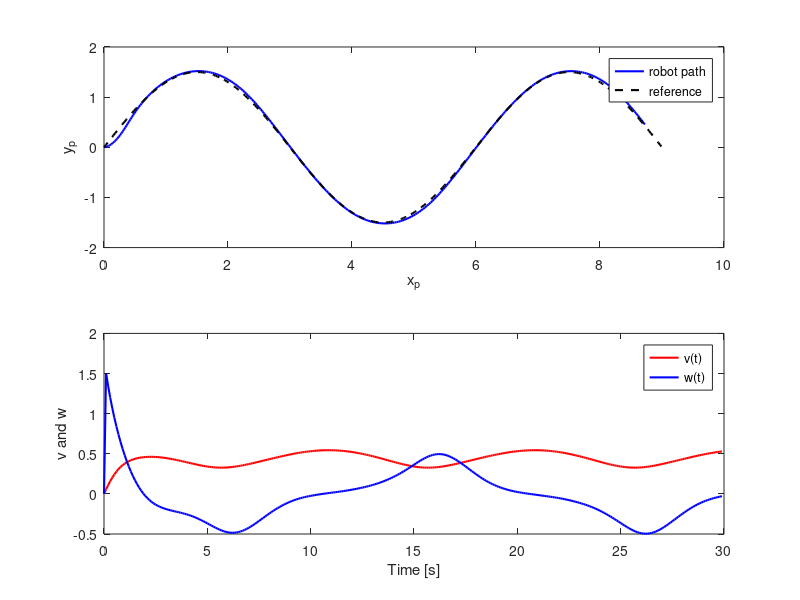

MATLAB code for this plot:
function unicyle_control()
    dt          = 0.1;  
    total_time  = 30;   
    steps       = round(total_time / dt);

    Kv   = 1.0;
    Kom  = 1.5;

    v_ref = 0.3;       
    c  = 2*pi / 6;  

    state = [0; 0; 0];  
    x_init = state(1);  

    time_data = 0:dt:total_time;  

    state_history   = zeros(3, steps+1);
    state_history(:,1) = state;
    control_history = zeros(2, steps);  
    
    for k = 1:steps
       
        t = (k-1) * dt;

        x_des = x_init + v_ref * t;
        y_des = 1.5 * sin(c * x_des);

        x    = state(1);
        y    = state(2);
        psi  = wrap_to_pi(state(3));

        dx = x_des - x;
        dy = y_des - y;
        dist = sqrt(dx^2 + dy^2);

        theta_d = atan2(dy, dx);
        theta_d = wrap_to_pi(theta_d);

        v = Kv * dist;

        heading_err = wrap_to_pi(psi - theta_d);
        w = -Kom * heading_err;

        state = unicycle_dynamics(state, [v; w], dt);

        state_history(:,k+1)   = state;
        control_history(:,k)   = [v; w];
    end

    figure;

    subplot(2,1,1); hold on; box on;

    plot(state_history(1,:), state_history(2,:), 'b-', ...
         'LineWidth',1.5, 'DisplayName','robot path');

    x_ref_vals = x_init + v_ref .* time_data;
    y_ref_vals = 1.5 * sin(c * x_ref_vals);
    plot(x_ref_vals, y_ref_vals, 'k--', 'LineWidth',1.5, 'DisplayName','reference');

    xlabel('x_p');
    ylabel('y_p');
    legend('Location','best');

    subplot(2,1,2); hold on; box on;

    control_time = 0:dt:(steps-1)*dt;

    plot(control_time, control_history(1,:), 'r-', 'LineWidth',1.5, 'DisplayName','v(t)');
    plot(control_time, control_history(2,:), 'b-', 'LineWidth',1.5, 'DisplayName','w(t)');

    xlabel('Time [s]');
    ylabel('v and w');
    legend('Location','best');
    % title('velocities');
end

function angle = wrap_to_pi(angle)
    angle = mod(angle + pi, 2*pi) - pi;
end

function new_state = unicycle_dynamics(state, control_input, dt)
    x     = state(1);
    y     = state(2);
    theta = wrap_to_pi(state(3));

    v     = control_input(1);
    omega = control_input(2);

    x_dot     = v * cos(theta);
    y_dot     = v * sin(theta);
    theta_dot = omega;

    x     = x + x_dot * dt;
    y     = y + y_dot * dt;
    theta = wrap_to_pi(theta + theta_dot * dt);

    new_state = [x; y; theta];
end
